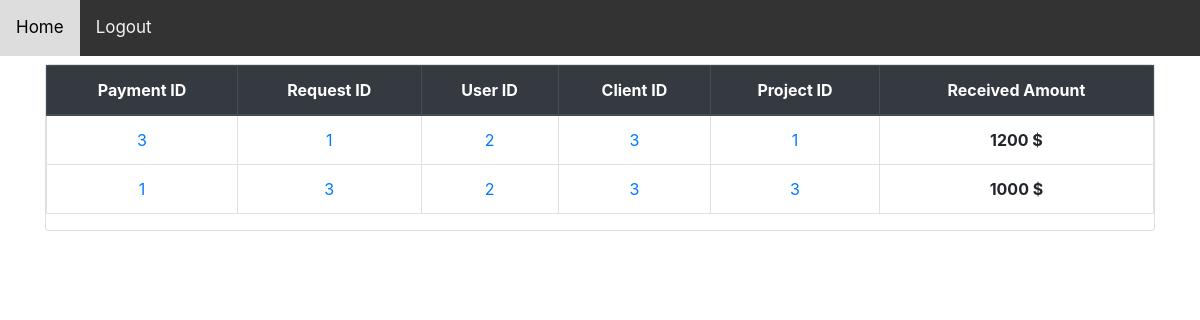
Page /coder/receivepayment.php (signed in) on the earlier database version.
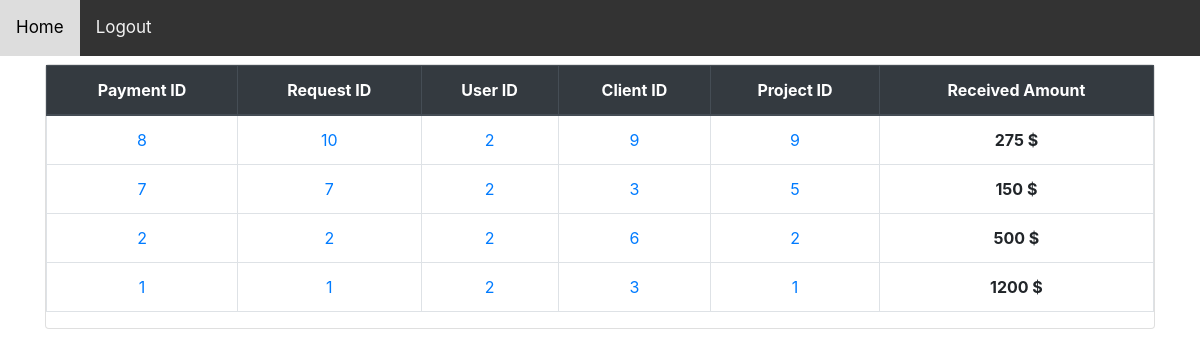
Same page on the later database version.
### tables this page shows
CREATE TABLE IF NOT EXISTS `payments` (
`PaymentID` int(12) NOT NULL,
  `ClientID` int(12) NOT NULL,
  `CoderID` int(12) NOT NULL,
  `ProjectID` int(12) DEFAULT NULL,
  `RequestID` int(12) NOT NULL,
  `Progress` varchar(20) NOT NULL,
  `Paid` varchar(20) NOT NULL
);

### coder/receivepayment.php (the view, shortened to what this page needs)
<?php
require_once("coderheader.php");
require_once("../connection.php");
    $userID = $_SESSION["userID"];
?>
<!DOCTYPE html>
<html lang="en">
<head>
  <link rel="stylesheet" a href="../CSS/bootstrap.css"/>
</head>
<body>
  <div class="container">
  <div class="row">
      <div class="col-lg-12 m-auto">
          <div class="card mt-2">
              <table class="table table-bordered table-hover text-center">
                  <thead class="thead-dark">
                  <tr>
                      <th> Payment ID </th>
                      <th> Request ID </th>
                      <th> User ID </th>
                      <th> Client ID </th>
                      <th> Project ID </th>
                      <th> Received Amount </th>
                  </tr>
                  </thead>
                  <?php
                  $query = " SELECT * FROM payments WHERE CoderID = $userID AND Progress = 'Completed' Order by PaymentID DESC";
$result = mysqli_query($conn,$query);
if(mysqli_num_rows ($result)>0)
{
  while($row=mysqli_fetch_assoc($result))
  {
    $paymentID = $row['PaymentID'];
    $clientID = $row['ClientID'];
    $requestID = $row["RequestID"];
    $projectID = $row['ProjectID'];
    $paid = $row['Paid'];
?>
                  <tr>
                              <td><a href="#"><?php echo $paymentID; ?></a></td>
                              <td><a href="#"><?php echo $requestID; ?></a></td>
                              <td><a href="#"><?php echo $userID; ?></a></td>
                              <td><a href="#"><?php echo $clientID; ?></a></td>
                              <td><a href="#"><?php echo $projectID; ?></a></td>
                              <td><b><?php if(empty($paid)){echo "In-Progress";} echo $paid; ?></b></td>
                           <?php
  }
  ?>
                          </tr>
              </table>
          </div>
      </div>
  </div>
</div>
</body>
</html>
<?php
}
else
{
  $msg='<div class="alert alert-secondary">You have not Completed any Project Yet</div>';
  echo $msg;
}
?>

Differences in the rows shown:
removed payments: PaymentID "3", RequestID "1", ClientID "3", ProjectID "1", Paid "1200 $"
added payments: PaymentID "8", RequestID "10", ClientID "9", ProjectID "9", Paid "275 $"
added payments: PaymentID "7", RequestID "7", ClientID "3", ProjectID "5", Paid "150 $"
now on this page (row edited): payments: PaymentID "2", RequestID "2", ClientID "6", ProjectID "2", Paid "500 $"
changed payments id 1: RequestID "3" → "1"; ProjectID "3" → "1"; Paid "1000 $" → "1200 $"
